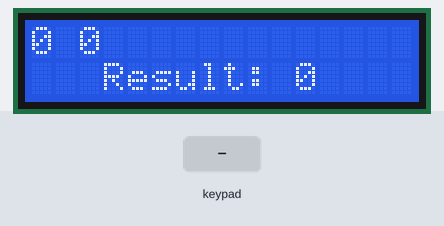
This sketch was run on a simulated Arduino Uno, built with avr-gcc and run on an emulated ATmega328P. Parts: 16×2 character LCD. The test bench sets the inputs (shaded band).

Above: at 1.7 s.
1.8 s: keypad keys 0 1 2 3 A pressed 0.4 s apart
At 4.4 s:
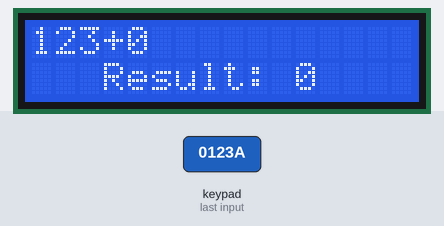
5.3 s: key 'B' pressed
At 5.8 s:
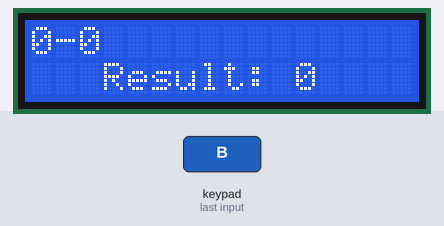
6.9 s: key 'C' pressed
At 8.2 s:
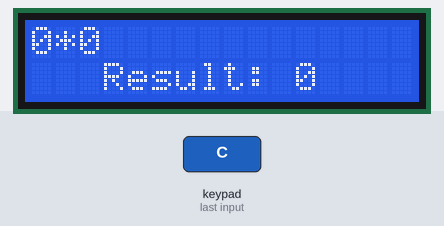
8.5 s: keypad keys 0 1 2 3 # pressed 0.4 s apart
At 10.6 s:
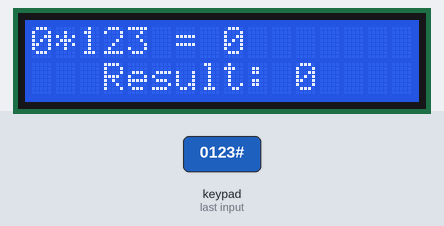
12.0 s: key 'A' pressed
At 13.3 s:
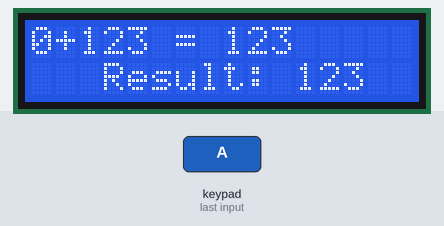
13.6 s: keypad keys 0 1 2 3 D pressed 0.4 s apart
At 16.0 s:
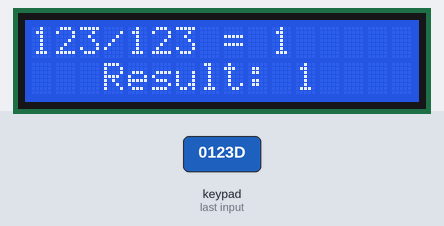
Timing chart, 0 to 17.5 s (numbered marks = the images above; inputs shaded):
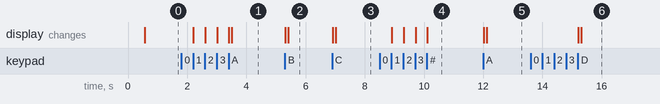

The sketch:

PP_Bogdan_Andreea.ino
```cpp
#include <LiquidCrystal.h>
#include <Keypad.h>

const byte rows = 4; 					// rows on the keypad
const byte cols = 4; 					// columns on the keypad

char keys[rows][cols] =
 {{'1','2','3','A'},

  {'4','5','6','B'},

  {'7','8','9','C'},

  {'*','0','#','D'}};             // implements the keymap

byte rowPins[rows] = {0,1,2,3};  // the rows of the keypad are connected to these pins on the Arduino bord
byte colPins[cols] = {4,5,6,7}; // the column of the keypad are connected to these pins on the Arduino bord

Keypad kpd = Keypad( makeKeymap(keys), rowPins, colPins, rows, cols ); //for the construction of the keypad

const int rs = 8,
          en = 9,
          d4 = 10,
          d5 = 11,
          d6 = 12,
          d7 = 13; 					// the pins to which the LCD is connected
LiquidCrystal lcd(rs, en, d4, d5, d6, d7);

 long a,b,nr;
 char key,action;
 boolean result = false;

void setup()
{
  lcd.begin(16, 2); 				//this is what we need for a 16*2 LCD display
  lcd.print("   Calculator");		 //intro message on the display

   delay(500);						 //500ms till the screen displays info
   lcd.clear(); 					//clear
}


void loop() {
key = kpd.getKey(); //storing pressed key value in a char

if (key!=NO_KEY)
DetectButtons();

if (result==true)
CalculateResult();

DisplayResult();
}


void DetectButtons(){       //detects which buttons are pressed on the keypad, and what action to perform

     lcd.clear(); 					//clear
    if (key=='*') 					//cancel button '*' is pressed
    {
    Serial.println ("Cleans the screen");
    nr=a=b=0;
    result=false;}

     if (key == '1')                //button 1 is pressed
    {
    Serial.println ("Button 1");
    if (nr==0)
    nr=1;                       //when pressed once
    else
    nr = (nr*10) + 1;       //when pressed twice
    }

     if (key == '4')        //button 4 is pressed
    {
    Serial.println ("Button 4");
    if (nr==0)
    nr=4;                   //when pressed once
    else
    nr = (nr*10) + 4;       //when pressed twice
    }

     if (key == '7')		//button 7 is pressed
    {
    Serial.println ("Button 7");
    if (nr==0)
    nr=7;					//when pressed once
    else
    nr = (nr*10) + 7;		//when pressed twice
    }


    if (key == '0')
    {
    Serial.println ("Button 0"); 	//button 0 is pressed
    if (nr==0)
    nr=0;						    //when pressed once
    else
    nr = (nr*10) + 0;		        //when pressed twice
    }

     if (key == '2') 				//button 2 is pressed
    {
    Serial.println ("Button 2");
    if (nr==0)
    nr=2;						//when pressed once
    else
    nr = (nr*10) + 2; 		    //Pressed twice
    }

    if (key == '5')
    {Serial.println ("Button 5"); //button 5 is pressed
    if (nr==0)
    nr=5;						//when pressed once
    else
    nr = (nr*10) + 5;		 //when pressed twice
    }

     if (key == '8')
     {
     Serial.println ("Button 8"); //button 8 is pressed
     if (nr==0)
     nr=8;						//when pressed once
     else
     nr = (nr*10) + 8;		 //when pressed twice
    }


    if (key == '#')                //button equal button '#' is pressed
    {Serial.println ("=");          //equal sign
    b=nr;
    result = true;
    }

     if (key == '3')
    {Serial.println ("Button 3"); //button 3 is pressed
     if (nr==0)
    nr=3;						//when pressed once
    else
    nr = (nr*10) + 3; 		   //when pressed twice
    }

     if (key == '6')            //button 6 is pressed
    {Serial.println ("Button 6");
    if (nr==0)
    nr=6;						//when pressed once
    else
    nr = (nr*10) + 6; 		    //when pressed twice
    }

     if (key == '9')
    {Serial.println ("Button 9"); //button 9 is pressed
    if (nr==0)
    nr=9; 						  //when pressed once
    else
    nr = (nr*10) + 9;		      //when pressed twice
    }


   if (key == 'A' || key == 'B' || key == 'C' || key == 'D') //the 'action' buttons
  {

    a = nr;
    nr =0;

    if (key == 'A')    //button A is pressed
    {Serial.println ("Adds the numbers");
     action = '+';}

     if (key == 'B')    //button B is pressed
    {Serial.println ("Substracts the numbers");
     action = '-'; }

     if (key == 'C')    //button C is pressed
    {Serial.println ("Multiplies the numbers");
     action = '*';}

     if (key == 'D')    //button D is pressed
    {Serial.println ("Divides the numbers");
     action = '/';}

    delay(100);
  }
}

void CalculateResult(){  //function to compute the result

  if (action=='+')
    nr = a+b;          //the numbers are added

  if (action=='-')
    nr = a-b;          //the numbers are substracted

  if (action=='*')
   nr = a*b;           //the numbers are multiplied

  if (action=='/')
    nr = a/b;          //the numbers are divided
}


void DisplayResult(){                              //function to display the result on the LCD

  lcd.setCursor(0, 0);   			      // places the cursor to column 0, line 1
  lcd.print(a); lcd.print(action); lcd.print(b);

  if (result==true)
  {lcd.print(" = ");
   lcd.print(nr);
  }                                              //displays the result

  lcd.setCursor(3, 1);                          // places the cursor to column 3, line 2
  lcd.print("Result: "); lcd.print(nr);         //Result:
}
```

Measured:
- after the input at 1.8 s, the display: first changes after 0.41 s (image 1 shows a later state)
- after the input at 5.3 s, the display: first changes at once (image 2 shows a later state)
- after the input at 6.9 s, the display: first changes at once (image 3 shows a later state)
- after the input at 8.5 s, the display: first changes after 0.41 s (image 4 shows a later state)
- after the input at 12.0 s, the display: first changes at once (image 5 shows a later state)
- after the input at 13.6 s, the display: first changes after 1.6 s (image 6 shows a later state)
